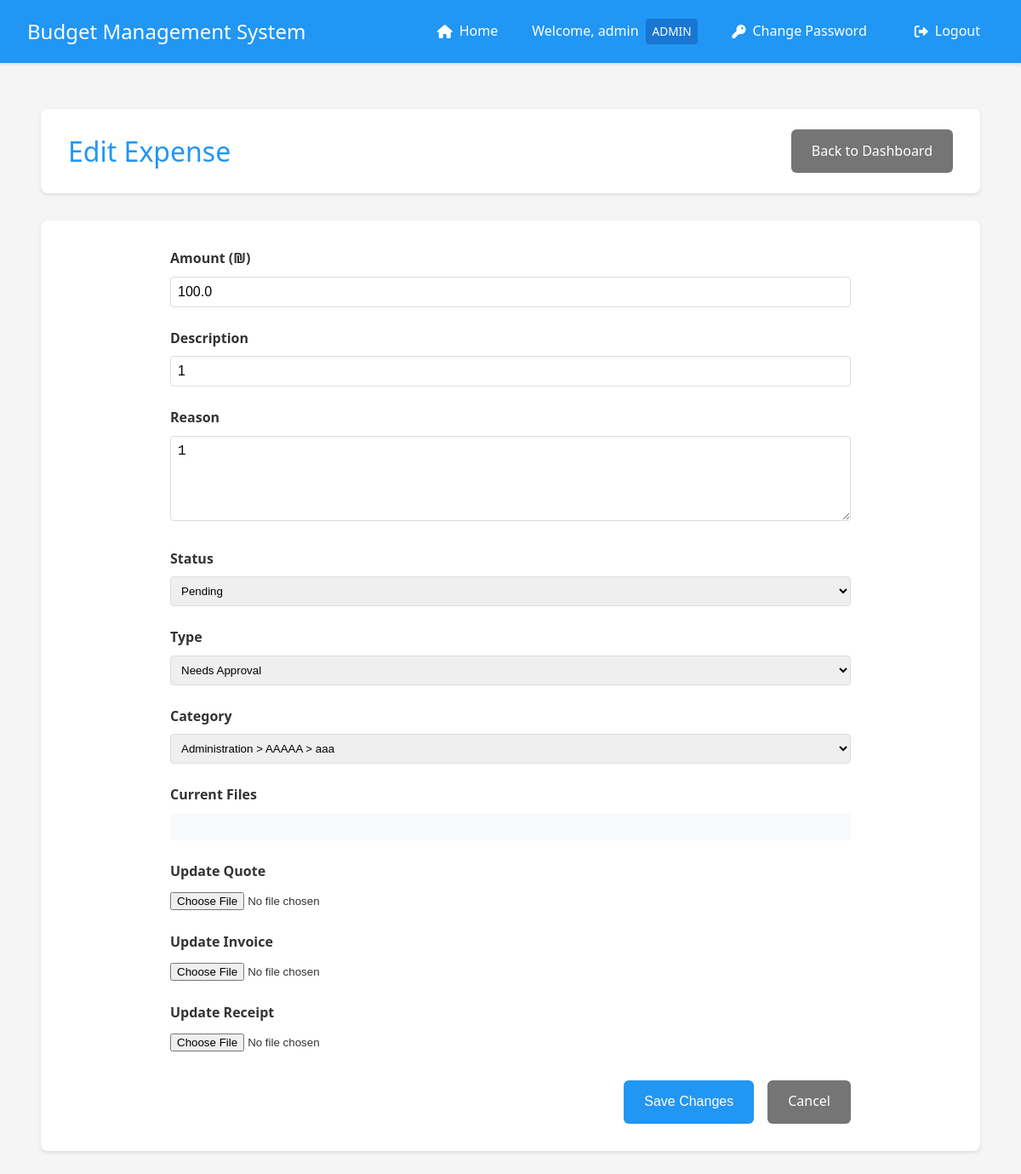
The app's page /admin/expense/2/edit (signed in) with its own data.
### app.py (models this page shows, shortened)
class User(UserMixin, db.Model):
    __tablename__ = 'user'
    id = db.Column(db.Integer, primary_key=True)
    username = db.Column(db.String(80), unique=True, nullable=False)
    email = db.Column(db.String(120), unique=False, nullable=False)
    password = db.Column(db.String(120), nullable=False)
    is_manager = db.Column(db.Boolean, default=False)
    is_admin = db.Column(db.Boolean, default=False)
    is_accounting = db.Column(db.Boolean, default=False)
    status = db.Column(db.String(20), default='active')  # active, inactive, pending
    department_id = db.Column(db.Integer, db.ForeignKey('department.id'))
    home_department = db.relationship('Department',
                                    foreign_keys=[department_id],
                                    back_populates='employees')
    managed_departments = db.relationship('Department',
                                       secondary=manager_departments,
                                       backref=db.backref('department_managers', lazy='dynamic'))
    submitted_expenses = db.relationship('Expense',
                                       primaryjoin='User.id==Expense.user_id',
                                       backref='submitter',
                                       lazy=True)
    handled_expenses = db.relationship('Expense',
                                     primaryjoin='User.id==Expense.manager_id',
                                     backref='handler',
                                     lazy=True)

class Expense(db.Model):
    __tablename__ = 'expense'
    id = db.Column(db.Integer, primary_key=True)
    amount = db.Column(db.Float, nullable=False)
    description = db.Column(db.String(200))
    reason = db.Column(db.String(500))
    type = db.Column(db.String(50), nullable=False, default='needs_approval')
    date = db.Column(db.DateTime, nullable=False, default=datetime.utcnow)
    status = db.Column(db.String(20), default='pending')
    user_id = db.Column(db.Integer, db.ForeignKey('user.id'), nullable=False)
    subcategory_id = db.Column(db.Integer, db.ForeignKey('subcategory.id'), nullable=False)
    quote_filename = db.Column(db.String(255))
    invoice_filename = db.Column(db.String(255))
    receipt_filename = db.Column(db.String(255))
    manager_id = db.Column(db.Integer, db.ForeignKey('user.id'), nullable=True)
    handled_at = db.Column(db.DateTime, nullable=True)
    rejection_reason = db.Column(db.String(500))
    is_paid = db.Column(db.Boolean, default=False)  # New field to track payment status
    paid_by_id = db.Column(db.Integer, db.ForeignKey('user.id'), nullable=True)  # New field to track who marked as paid
    paid_at = db.Column(db.DateTime, nullable=True)  # New field to track when marked as paid
    supplier_name = db.Column(db.String(255))  # New field for supplier name
    purchase_date = db.Column(db.DateTime, nullable=True)  # New field for purchase date
    payment_method = db.Column(db.String(50), default='credit')  # Payment method: credit/transfer
    paid_by = db.relationship('User',
                            foreign_keys=[paid_by_id],
                            backref=db.backref('paid_expenses', lazy='dynamic'))

class Department(db.Model):
    __tablename__ = 'department'
    id = db.Column(db.Integer, primary_key=True)
    name = db.Column(db.String(100), nullable=False)
    budget = db.Column(db.Float, default=0.0)
    employees = db.relationship('User', foreign_keys='User.department_id', back_populates='home_department')
    categories = db.relationship('Category', backref='department', lazy=True)

### app.py (the view, shortened to what this page needs)
@app.route('/admin/expense/<int:expense_id>/edit', methods=['GET', 'POST'])
@login_required
def admin_edit_expense(expense_id):
    if current_user.username != 'admin':
        flash('Only admin can edit expenses', 'error')
        return redirect(url_for('manager_dashboard'))
    expense = Expense.query.get_or_404(expense_id)
    subcategories = db.session.query(
        Subcategory,
        Department.name.label('dept_name'),
        Category.name.label('cat_name'),
        Subcategory.name.label('subcat_name'),
        Subcategory.id.label('subcat_id')
    ).select_from(Subcategory)\
    .join(Category)\
    .join(Department)\
    .all()
    return render_template('admin_edit_expense.html',
                         expense=expense,
                         subcategories=subcategories)

### app.py (called while the page is built)
@login_manager.user_loader
def load_user(user_id):
    user = User.query.get(int(user_id))
    if user and user.status == 'inactive':
        return None
    return user

### templates/admin_edit_expense.html (shortened to what this page needs)
{% extends "base.html" %}
{% block content %}
<div class="container">
    <header class="dashboard-header">
        <h1>Edit Expense</h1>
        <div class="header-actions">
            <a href="{{ url_for('manager_dashboard') }}" class="button secondary">Back to Dashboard</a>
        </div>
    </header>
    <div class="card">
        <form method="post" enctype="multipart/form-data" class="form">
            <div class="form-group">
                <label for="amount">Amount (₪)</label>
                <input type="number" step="0.01" id="amount" name="amount" value="{{ expense.amount }}" required>
            </div>
            <div class="form-group">
                <label for="description">Description</label>
                <input type="text" id="description" name="description" value="{{ expense.description }}" required>
            </div>
            <div class="form-group">
                <label for="reason">Reason</label>
                <textarea id="reason" name="reason" required>{{ expense.reason }}</textarea>
            </div>
            <div class="form-group">
                <label for="status">Status</label>
                <select id="status" name="status" required>
                    <option value="pending" {% if expense.status == 'pending' %}selected{% endif %}>Pending</option>
                </select>
            </div>
            <div class="form-group">
                <label for="type">Type</label>
                <select id="type" name="type" required>
                    <option value="needs_approval" {% if expense.type == 'needs_approval' %}selected{% endif %}>Needs Approval</option>
                </select>
            </div>
            <div class="form-group">
                <label for="subcategory_id">Category</label>
                <select id="subcategory_id" name="subcategory_id" required>
                    {% for subcat in subcategories %}
                        <option value="{{ subcat.subcat_id }}"
                                {% if expense.subcategory_id == subcat.subcat_id %}selected{% endif %}>
                            {{ subcat.dept_name }} > {{ subcat.cat_name }} > {{ subcat.subcat_name }}
                        </option>
                    {% endfor %}
                </select>
            </div>
            <div class="form-group">
                <label>Current Files</label>
                <div class="current-files">
                </div>
            </div>
            <div class="form-group">
                <label for="quote">Update Quote</label>
                <input type="file" id="quote" name="quote" accept=".pdf,.png,.jpg,.jpeg,.gif">
            </div>
            <div class="form-group">
                <label for="invoice">Update Invoice</label>
                <input type="file" id="invoice" name="invoice" accept=".pdf,.png,.jpg,.jpeg,.gif">
            </div>
            <div class="form-group">
                <label for="receipt">Update Receipt</label>
                <input type="file" id="receipt" name="receipt" accept=".pdf,.png,.jpg,.jpeg,.gif">
            </div>
            <div class="form-actions">
                <button type="submit" class="button primary">Save Changes</button>
                <a href="{{ url_for('manager_dashboard') }}" class="button secondary">Cancel</a>
            </div>
        </form>
    </div>
</div>
{% endblock %}

### templates/base.html (shortened to what this page needs)
<!DOCTYPE html>
<html lang="en">
<head>
    <link rel="stylesheet" href="{{ url_for('static', filename='style.css') }}">
    <link href="https://cdnjs.cloudflare.com/ajax/libs/font-awesome/6.0.0/css/all.min.css" rel="stylesheet">
</head>
<body>
    <nav class="navbar">
        <div class="nav-brand">Budget Management System</div>
        <div class="nav-items">
            {% if current_user.is_authenticated %}
                {% if current_user.is_admin %}
                    <a href="{{ url_for('index') }}" class="nav-link">
                        <i class="fas fa-home"></i> Home
                    </a>
                {% endif %}
                <span class="user-info">
                    Welcome, {{ current_user.username }}
                    {% if current_user.is_admin %}
                        <span class="badge admin">ADMIN</span>
                    {% elif current_user.is_manager %}
                        <span class="badge">MANAGER</span>
                    {% elif current_user.is_accounting %}
                        <span class="badge accounting">ACCOUNTING</span>
                    {% endif %}
                </span>
                <a href="{{ url_for('change_password') }}" class="nav-link">
                    <i class="fas fa-key"></i> Change Password
                </a>
                <a href="{{ url_for('logout') }}" class="nav-link">
                    <i class="fas fa-sign-out-alt"></i> Logout
                </a>
            {% else %}
                <a href="{{ url_for('login') }}" class="nav-link">
                    <i class="fas fa-sign-in-alt"></i> Login
                </a>
            {% endif %}
        </div>
    </nav>
    <div class="content">
        {% block content %}{% endblock %}
    </div>
</body>
</html>

### static/style.css (style rules this page uses)
:root { --primary-color: #2196F3; --secondary-color: #FFC107; --success-color: #4CAF50; --danger-color: #f44336; --text-color: #333; --bg-color: #f5f5f5; --card-bg: #ffffff; --background-light: #f8f9fa; }
* { margin: 0; padding: 0; box-sizing: border-box; transition: all 0.3s ease; }
body { font-family: 'Segoe UI', Roboto, Arial, sans-serif; background-color: var(--bg-color); color: var(--text-color); line-height: 1.6; }
.container { max-width: 1200px; margin: 0 auto; padding: 1rem; }
header { background-color: var(--card-bg); padding: 1rem 2rem; box-shadow: 0 2px 4px rgba(0,0,0,0.1); margin-bottom: 2rem; border-radius: 8px; display: flex; justify-content: space-between; align-items: center; }
.dashboard-header { background-color: var(--card-bg); padding: 1.5rem 2rem; box-shadow: 0 2px 4px rgba(0,0,0,0.1); margin-bottom: 2rem; border-radius: 8px; display: flex; justify-content: space-between; align-items: center; }
.dashboard-header h1 { margin: 0; color: var(--primary-color); }
h1 { color: var(--primary-color); font-weight: 500; margin-bottom: 1.5rem; }
.card { background-color: var(--card-bg); border-radius: 8px; box-shadow: 0 2px 4px rgba(0,0,0,0.1); padding: 2rem; margin-bottom: 2rem; }
.form-group { margin-bottom: 1.5rem; }
label { display: block; margin-bottom: 0.5rem; color: var(--text-color); font-weight: 500; }
input[type="text"], input[type="password"], input[type="number"], textarea { width: 100%; padding: 0.8rem; border: 2px solid #e0e0e0; border-radius: 6px; font-size: 1rem; transition: border-color 0.3s ease; }
.button, button { display: inline-flex; align-items: center; justify-content: center; padding: 0.8rem 1.5rem; border: none; border-radius: 6px; font-size: 1rem; font-weight: 500; cursor: pointer; text-decoration: none; transition: transform 0.2s ease, box-shadow 0.2s ease; }
.button.primary { background-color: var(--primary-color); color: white; }
.button.secondary { background-color: #757575; color: white; }
.header-actions { display: flex; gap: 1rem; align-items: center; }
.navbar { background-color: var(--primary-color); padding: 1rem 2rem; color: white; display: flex; justify-content: space-between; align-items: center; box-shadow: 0 2px 4px rgba(0,0,0,0.1); position: fixed; top: 0; left: 0; right: 0; z-index: 1000; }
.nav-brand { font-size: 1.5rem; font-weight: 500; }
.nav-items { display: flex; align-items: center; gap: 1rem; }
.user-info { display: flex; align-items: center; gap: 0.5rem; }
.badge { background-color: var(--secondary-color); color: var(--text-color); padding: 0.25rem 0.5rem; border-radius: 4px; font-size: 0.8rem; font-weight: 500; }
.nav-link { color: white; text-decoration: none; padding: 0.5rem 1rem; border-radius: 4px; transition: background-color 0.3s; display: flex; align-items: center; gap: 0.5rem; }
.nav-link i { font-size: 1rem; }
.content { padding: 2rem; margin-top: 80px; }

### templates/base.html (style rules this page uses)
.navbar { background-color: #2196F3; padding: 1rem 2rem; box-shadow: 0 2px 4px rgba(0,0,0,0.1); display: flex; justify-content: space-between; align-items: center; }
.nav-brand { color: white; font-size: 1.5rem; font-weight: 500; }
.nav-items { display: flex; align-items: center; gap: 1.5rem; }
.nav-link { color: white; text-decoration: none; padding: 0.5rem 1rem; border-radius: 4px; transition: background-color 0.3s; }
.user-info { color: white; display: flex; align-items: center; gap: 0.5rem; }
.badge { padding: 4px 8px; border-radius: 4px; font-size: 0.85em; font-weight: 500; background-color: rgba(255,255,255,0.2); color: white; }
.badge.admin { background-color: #1976D2; }

### templates/admin_edit_expense.html (style rules this page uses)
.form { max-width: 800px; margin: 0 auto; }
.form-group { margin-bottom: 1.5rem; }
.form-group label { display: block; margin-bottom: 0.5rem; font-weight: bold; }
.form-group input[type="text"], .form-group input[type="number"], .form-group select, .form-group textarea { width: 100%; padding: 0.5rem; border: 1px solid #ddd; border-radius: 4px; }
.form-group textarea { height: 100px; }
.current-files { padding: 1rem; background: #f8f9fa; border-radius: 4px; }
.form-actions { margin-top: 2rem; display: flex; gap: 1rem; justify-content: flex-end; }

### records on screen
User: username "admin"
Expense: amount "100.0", description "1", reason "1", status "Pending", type "Needs Approval", subcategory_id "Administration > AAAAA > aaa"
